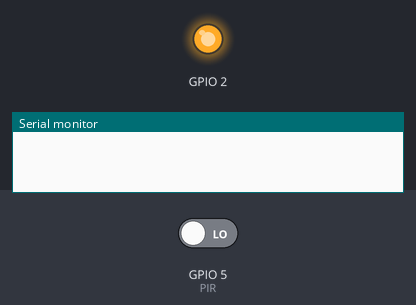
Simulated run of this sketch. Board: ESP8266 (NodeMCU). Shown: output pins drawn as LEDs (lit = HIGH, except the on-board LED, lit = LOW), the last lines printed to the serial monitor. The test bench sets the inputs (shaded band); at power-on: GPIO 5 (PIR) LOW. WiFi joins after 1.5 s; servers stay silent unless stated.

Above: at 0.0 s.
At 45.6 s:
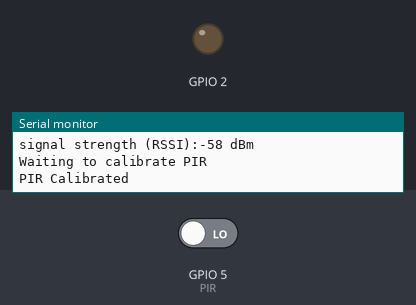
Timing chart, 0 to 47.1 s (numbered marks = the images above):
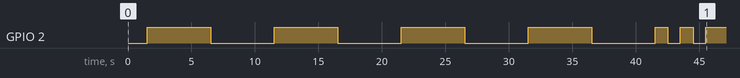

The sketch:

esp8266_Motion_Sensor_Push_Notification.ino
```cpp
/*
 *
 */

#include <ESP8266WiFi.h>

const char* ssid     = "HOME-7CE8";
const char* password = "H211351BB1401276";
const char* host = "api.pushingbox.com"; //http://api.pushingbox.com/pushingbox?devid=vBCC8E7598B28D70
const char* pushingbox = "api.pushingbox.com/pushingbox?devid=vBCC8E7598B28D70";
int status = WL_IDLE_STATUS;                     // the Wifi radio's status

const int PIR = 5;                       // the number of the PIR pin

// variables will change:
int PIRstate = 0;                        // a boolean variable for reading the PIRstate status
int value = 0;

void setup() {
// Initialize the BUILTIN_LED pin as an output
  pinMode(BUILTIN_LED, OUTPUT);
// Initialize GPIO 0 pin as an output
  //pinMode(0, OUTPUT);
// Initialize the PIR pin as an input:
  pinMode(PIR,INPUT);
  digitalWrite(PIR, LOW); //Seems to stop

  Serial.begin(115200);
  delay(10);

// We start by connecting to a WiFi network
  Serial.println();
  Serial.println();
  Serial.print("Connecting to ");
  Serial.println(ssid);

  WiFi.begin(ssid, password);

  while (WiFi.status() != WL_CONNECTED) {
    delay(500);
    Serial.print(".");
  }

  Serial.println("");
  Serial.println("WiFi connected");
  Serial.println("IP address: ");
  Serial.println(WiFi.localIP());

// print the received signal strength:
  long rssi = WiFi.RSSI();
  Serial.print("signal strength (RSSI):");
  Serial.print(rssi);
  Serial.println(" dBm");

  // One time 45 second delay to allow PIR to "stabalize"
// Blinks GPIO0 LED slowly then quickly to show progress
Serial.println("Waiting to calibrate PIR");
digitalWrite(BUILTIN_LED, HIGH);
delay(5000);
digitalWrite(BUILTIN_LED, LOW);
delay(5000);
digitalWrite(BUILTIN_LED, HIGH);
delay(5000);
digitalWrite(BUILTIN_LED, LOW);
delay(5000);
digitalWrite(BUILTIN_LED, HIGH);
delay(5000);
digitalWrite(BUILTIN_LED, LOW);
delay(5000);
digitalWrite(BUILTIN_LED, HIGH);
delay(5000);
digitalWrite(BUILTIN_LED, LOW);
delay(5000);
digitalWrite(BUILTIN_LED, HIGH);
delay(1000);
digitalWrite(BUILTIN_LED, LOW);
delay(1000);
digitalWrite(BUILTIN_LED, HIGH);
delay(1000);
digitalWrite(BUILTIN_LED, LOW);
delay(1000);
digitalWrite(BUILTIN_LED, HIGH);
Serial.println("PIR Calibrated");
}

void loop() {

  ++value;

  PIRstate = digitalRead(PIR);          //read the state of the PIR value


// Use WiFiClient class to create TCP connections
//  WiFiClient client;
//  const int httpPort = 80;
//  if (!client.connect(host, httpPort)) {
//    Serial.println("connection failed");
//    //return;
//  }

// We now create a URI for the request
  String url = "/pushingbox?devid=vBCC8E7598B28D70";

// check if the PIR is senses movement.
// if it is, the PIRstate is HIGH and print "Motion Detected along with changing LED:
  if (PIRstate == HIGH) {
    Serial.println("Motion Detected");
// turn LED on:

    digitalWrite(BUILTIN_LED, LOW);

  WiFiClient client;
  const int httpPort = 80;
  if (!client.connect(host, httpPort)) {
    Serial.println("Connection failed.");
    Serial.println("Waiting to resolve connection.");
    return;
  }

    Serial.print("connecting to ");
    Serial.println(host);
    Serial.print("Requesting URL: ");
    Serial.println(url);
// This will send the HTTP request to the server
    client.println("GET /pushingbox?devid=vBCC8E7598B28D70 HTTP/1.1");
    client.println("Host: api.pushingbox.com");
    client.println("Connection: close");
    client.println();
    //delay(10);
  //Serial.println("closing connection");
  //Serial.println("");
  //Since PIRstate is high wait 10 seconds to avoid repeatedly requesting push
  delay(10000);
  }
  else{
  digitalWrite(BUILTIN_LED, HIGH);
  }
}
```
